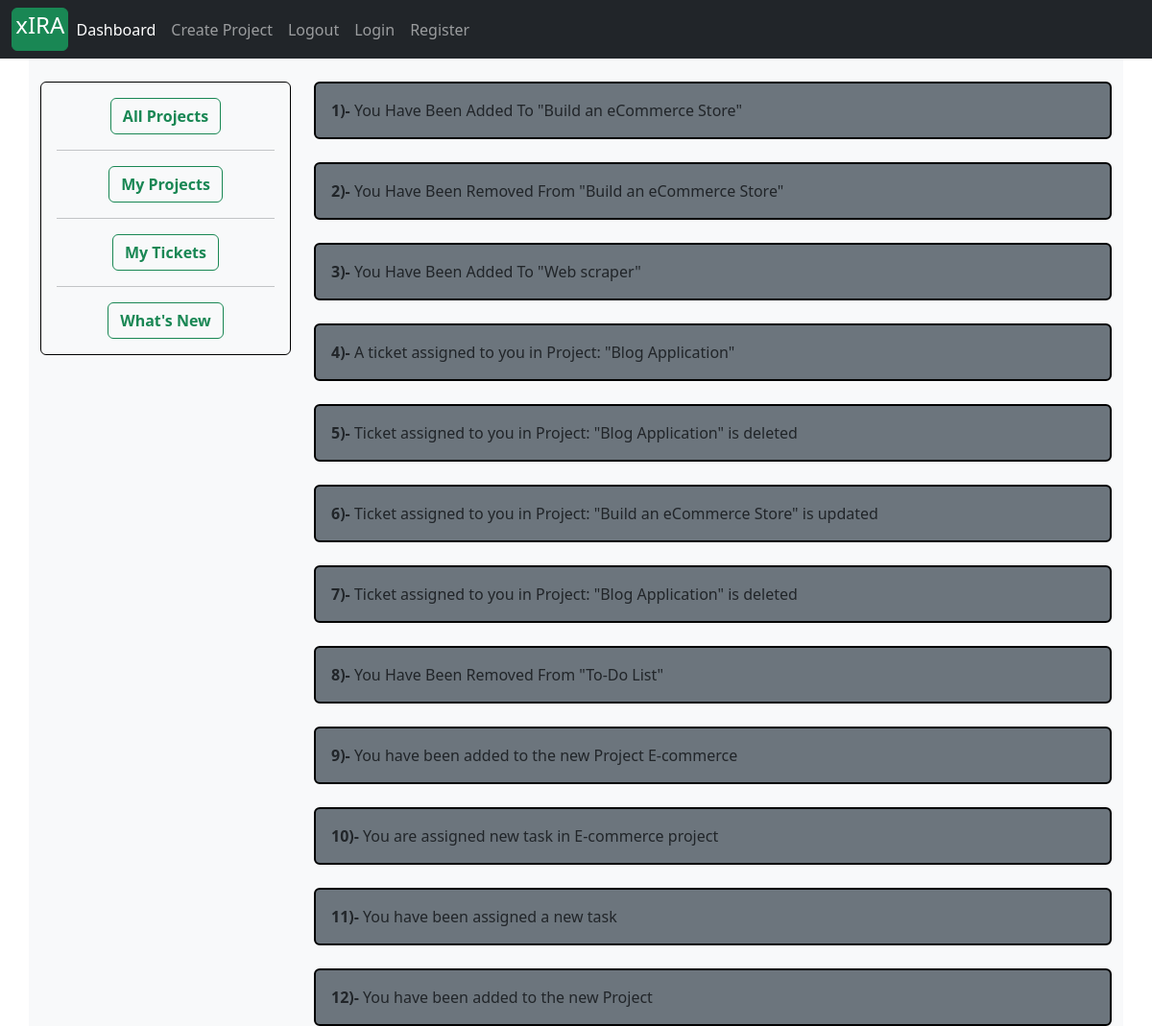
Page /ticket/see_notification/ (signed in) on the earlier database version.
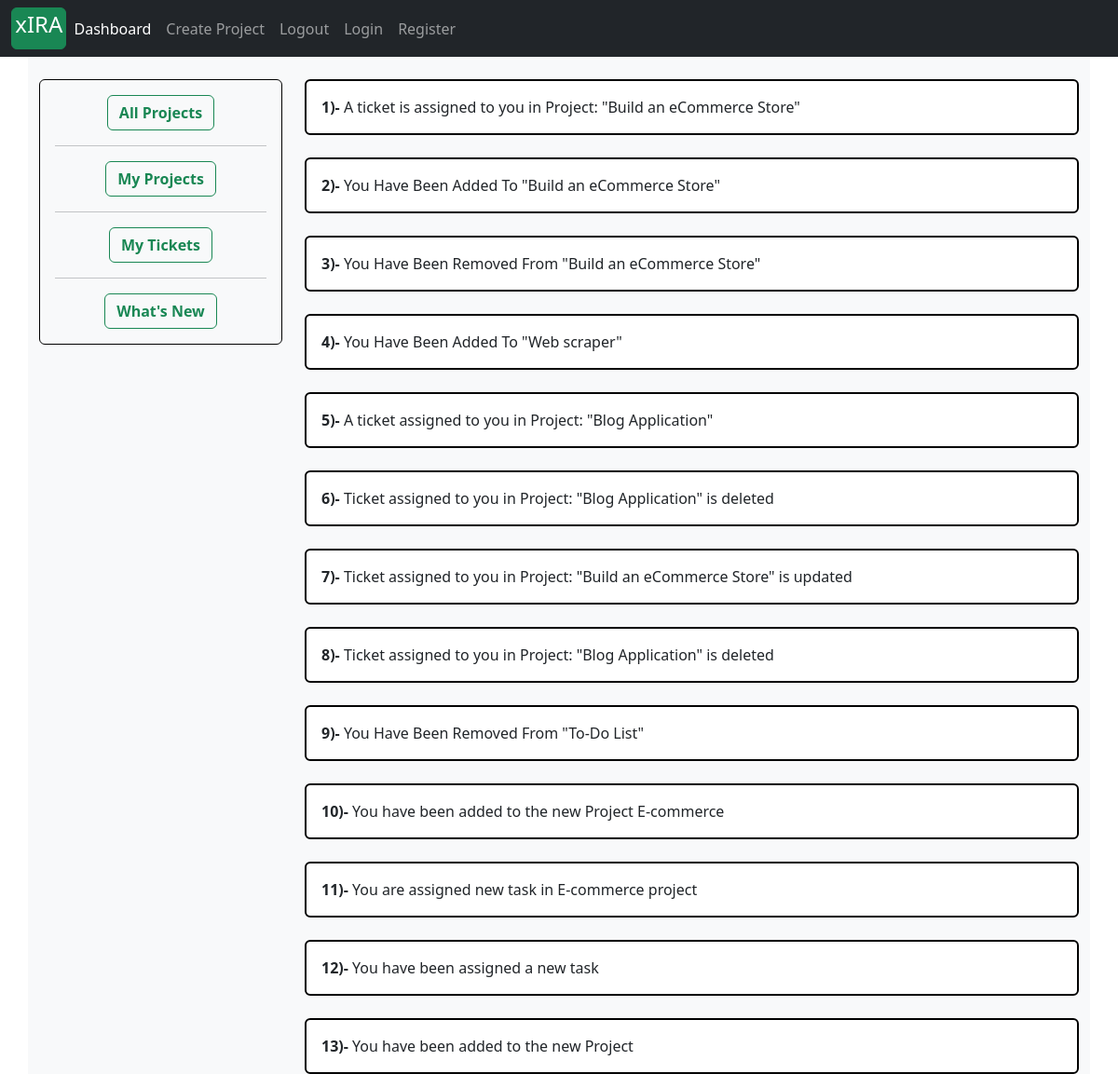
Same page on the later database version.
### accounts/models.py (models this page shows)
class Information(models.Model):
    notification = models.CharField(max_length=400)
    user = models.ForeignKey(Account, on_delete=models.CASCADE)
    is_seen = models.BooleanField(default=False)
    created_at = models.DateTimeField(auto_now_add=True)
    def is_not_seen(self):
        if self.is_seen == False:
            self.is_seen = True
            self.save()
            return True
        else:
            return False

### tickets/views.py (the view)
# urls.py: path('see_notification/', views.get_notification, name='get_notifications'),
def get_notification(request):
    notify = Information.objects.filter(user__id=request.user.id).order_by('-created_at')
    context = {
        'notification': notify,
    }
    return render(request, 'my_notifications.html', context)

### projects/context_processors.py (called while the page is built)
def create_project_form(request):
    form = ProjectCreationForm()
    context = {
        'project_creation_form': form
    }
    return context

### templates/my_notifications.html (shortened to what this page needs)
{% extends 'base.html' %}
{% block content %}
<div class="container">
 <div class="row bg-light">
    <div class="col-sm-3 mt-4" style="">
      <div class="card bg bg-light" style="border: 1px solid black;">
    <div class="card-body text-center">
      <a href="{% url 'dashboard' %}" class="btn btn-outline-success"  style="text-decoration: none"><strong>All Projects</strong></a>
    <hr>
      <a href="{% url 'dashboard' request.user.id %}" class="btn btn-outline-success"  style="text-decoration: none"><strong>My Projects</strong></a>
    <hr>
      <a href="{% url 'user_ticket_dashboard' %}" class="btn btn-outline-success"  style="text-decoration: none"><strong>My Tickets</strong></a>
    <hr>
		  <a href="{% url 'get_notifications' %}" class="btn btn-outline-success"  style="text-decoration: none"><strong>What's New</strong></a>
    </div>
      </div>
    </div>
    <div class="col-lg" style="">
        {% for notify in notification %}
        <div class="card mt-4 {% if notify.is_not_seen %} bg-secondary {% endif %}"  style="border: 2px solid black;">
        <div class="card-body">
           <strong> {{forloop.counter}})- </strong>{{notify.notification}}
        </div>
        </div>
        {% endfor %}
        </div>
        </div>
        </div>
{% endblock %}

### templates/base.html (shortened to what this page needs)
<!doctype html>
<html lang="en">
  <head>
    <link href="https://cdn.jsdelivr.net/npm/bootstrap@5.3.0/dist/css/bootstrap.min.css" rel="stylesheet">
    <link href="https://cdnjs.cloudflare.com/ajax/libs/font-awesome/6.4.0/css/fontawesome.min.css" rel="stylesheet" type="text/css">
  </head>
        <nav class="navbar navbar-expand-lg navbar-dark bg-dark">
          <div class="container-fluid">
            <button class="btn btn-success" style="--bs-btn-padding-y: .2rem; --bs-btn-padding-x: .2rem; --bs-btn-font-size: .5rem;" href="#"><h4>xIRA</h4></button>
            <div class="collapse navbar-collapse" id="navbarSupportedContent">
              <ul class="navbar-nav me-auto mb-2 mb-lg-0">
                <li class="nav-item">
                  <a class="nav-link active" aria-current="page" href="{% url 'dashboard' %}">Dashboard</a>
                </li>
                <li class="nav-item">
                  <a class="nav-link" type="button"  data-bs-toggle="modal" data-bs-target="#projectCreationModal">Create Project</a>
                </li>
                <li class="nav-item">
                  <a class="nav-link" aria-current="page" href="{% url 'logout' %}">Logout</a>
                </li>
                <li class="nav-item">
                  <a class="nav-link" aria-current="page" href="{% url 'login' %}">Login</a>
                </li>
                <li class="nav-item">
                  <a class="nav-link" aria-current="page" href="{% url 'register' %}">Register</a>
                </li>
              </ul>
            </div>
          </div>
        </nav>
{% block content %}
{% endblock %}
</html>

Differences in the rows shown:
added Information: notification "A ticket is assigned to you in Project: \"Build an eCommerce Store\""
changed Information "You Have Been Added To \"Build an eCommerce Store\"": is_seen False → True (drawn)
changed Information "You Have Been Removed From \"Build an eCommerce Store\"": is_seen False → True (drawn)
changed Information "You Have Been Added To \"Web scraper\"": is_seen False → True (drawn)
changed Information "A ticket assigned to you in Project: \"Blog Application\"": is_seen False → True (drawn)
changed Information (number 6 of 13 on the later page): is_seen False → True (drawn)
changed Information "Ticket assigned to you in Project: \"Build an eCommerce Store\" is updated": is_seen False → True (drawn)
changed Information (number 8 of 13 on the later page): is_seen False → True (drawn)
changed Information "You Have Been Removed From \"To-Do List\"": is_seen False → True (drawn)
changed Information "You have been added to the new Project E-commerce": is_seen False → True (drawn)
changed Information "You are assigned new task in E-commerce project": is_seen False → True (drawn)
changed Information "You have been assigned a new task": is_seen False → True (drawn)
changed Information "You have been added to the new Project": is_seen False → True (drawn)
